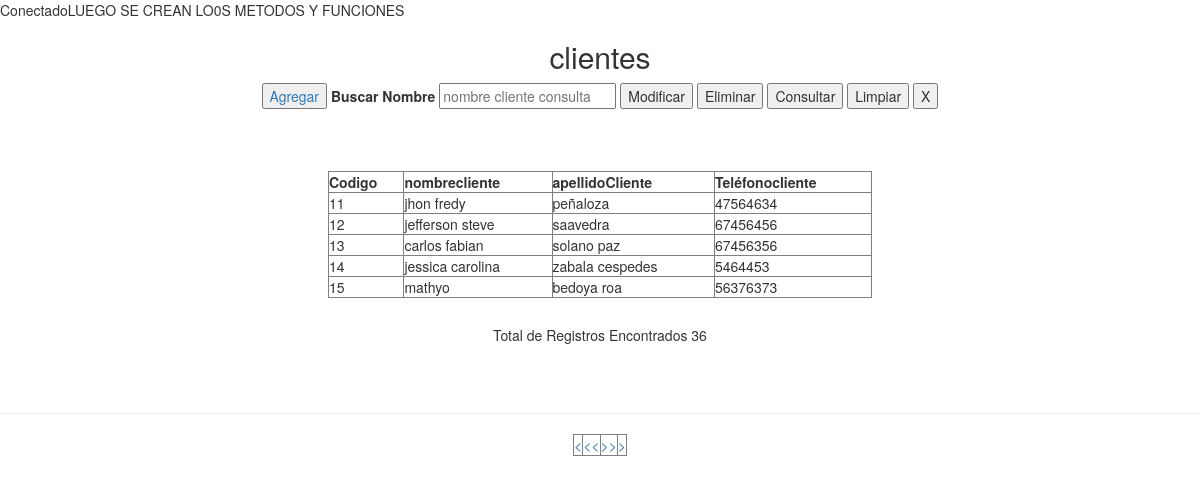
/vistas/Administrativo/clientelista.php?paginaNumero=2&totalArreglo=36, run on the app's committed database.
### tables this page shows
CREATE TABLE `cliente` (
  `codigoCliente` int(10) NOT NULL,
  `nombreCliente` varchar(20) NOT NULL,
  `apellidoCliente` varchar(20) NOT NULL,
  `telefonoCliente` int(10) NOT NULL
);

### vistas/Administrativo/clientelista.php (the view, shortened to what this page needs)
<?php
include("../../conexion/conexiones.php");
include("../../clases/administrativo/modelocliente.class.php");
?>
<?php
$correrPagina = $_SERVER["PHP_SELF"];
$maximoDatos = 5;
$paginaNumero = 0;
if(isset($_GET['paginaNumero'])){
   $paginaNumero = $_GET['paginaNumero'];
}
$inicia = $paginaNumero * $maximoDatos;
?>
<?php
if(isset($_POST['consulta']))
{
									$c = new Conexion();
									$cone = $c->conectar();
									$c = "select * from cliente where nombreCliente LIKE
									'%$obj->nombreCliente %' ";
                                    $limite =sprintf("%s limit %d, %d",$c, $inicia, $maximoDatos);
									$rs = mysqli_query($cone,$limite);
									$arreglo = mysqli_fetch_row($rs);
}else {
									$c = new Conexion();
									$cone = $c->conectar();
									$c = "select * from cliente ";
                                    $limite =sprintf("%s limit %d, %d",$c, $inicia, $maximoDatos);
}
?>
<?php
if(isset($_GET['totalArreglo'])){
	$totalArreglo = $_GET['totalArreglo'];
}
	else{
		$lista = mysqli_query($cone,$c);
		$totalArreglo = mysqli_num_rows($lista);
	}
$totalPagina = ceil($totalArreglo/$maximoDatos)-1;
?>
<?php
$cargarPagina = "";
$cargarPagina = sprintf("&totalArreglo=%d%s", $totalArreglo, $cargarPagina);
?>
<!DOCTYPE html>
<html lang="es">
  <head>
  </head>
  <body>
        <form action="" name="controlador.cliente.php"  method="POST">
        <center>
            <h2>clientes</h2>
			<div>
			  <a href="controlador.cliente.php"><input type="button" value="Agregar"></a>
			  <label for="nombrecliente">Buscar Nombre</label>
              <input type="text" id="nombreCliente" name="nombreCliente"   placeholder="nombre cliente consulta" >
			  <input type="submit" name="modifica" value="Modificar">
			  <input type="submit" name="elimina" value="Eliminar">
              <input type="submit" name="consulta" value="Consultar" onClick="return validar(this.form)">
			  <input type="submit" name="nuevo" value="Limpiar">
              <input type="submit" name="salir" value="X">
            </div>
        <br>
        <br>
        <br>
			</center>
			<center>
          <table width="544" border="1" >
                	<tr>
                    	<td><b>Codigo<b></td>
                        <td><b>nombrecliente</b></td>
						<td><b>apellidoCliente</b></td>
						<td><b>Teléfonocliente</b></td>
                    </tr>
                    <?php
									$c = new Conexion();
									$cone = $c->conectar();
                                   	$rs1 = mysqli_query($cone,$limite);
									$arreglo = mysqli_fetch_row($rs1);
					    do{
					?>
					<tr>
						<td><?php echo $arreglo[0] ?></td>
						<td><?php echo $arreglo[1] ?></td>
						<td><?php echo $arreglo[2] ?></td>
                        <td><?php echo $arreglo[3] ?></td>
					</tr>
					<?php
	 					}while($arreglo = mysqli_fetch_row($rs1))
					?>
                </table>
                <br>
                <h5><?php printf("Total de Registros Encontrados %d", $totalArreglo) ?></h5>
                <br>
                <br>
                <hr>
                <table border=1>
                <tr>
                <td><?php
                    if($paginaNumero > 0){
                ?> <a href="<?php printf("%s?paginaNumero=%d%s",$correrPagina,0,$cargarPagina) ?>" id="paginador"> < </a> <?php }?></td>
                <td><?php
                    if($paginaNumero > 0){
                ?> <a href="<?php printf("%s?paginaNumero=%d%s",$correrPagina, max(0,$paginaNumero-1),$cargarPagina) ?>" id="paginador" > << </a> <?php }?></td>
            <td><?php
                    if($paginaNumero < $totalPagina ){
                ?> <a href="<?php printf("%s?paginaNumero=%d%s",$correrPagina, min($totalPagina,$paginaNumero+1),$cargarPagina) ?>" id="paginador"> >> </a> <?php }?></td>
            <td><?php
                    if($paginaNumero < $totalPagina ){
                ?> <a href="<?php printf("%s?paginaNumero=%d%s",$correrPagina, $totalPagina,$cargarPagina) ?>" id="paginador"> ></a> <?php } ?></td>
                </tr>
				</table>
				</center>
          </form>
  </body>
</html>

### data on the page
cliente: codigoCliente "11", nombreCliente "jhon fredy", apellidoCliente "peñaloza", telefonoCliente "47564634"
cliente: codigoCliente "12", nombreCliente "jefferson steve", apellidoCliente "saavedra", telefonoCliente "67456456"
cliente: codigoCliente "13", nombreCliente "carlos fabian", apellidoCliente "solano paz", telefonoCliente "67456356"
cliente: codigoCliente "14", nombreCliente "jessica carolina", apellidoCliente "zabala cespedes", telefonoCliente "5464453"
cliente: codigoCliente "15", nombreCliente "mathyo", apellidoCliente "bedoya roa", telefonoCliente "56376373"

### other printed values
$totalArreglo "36"
